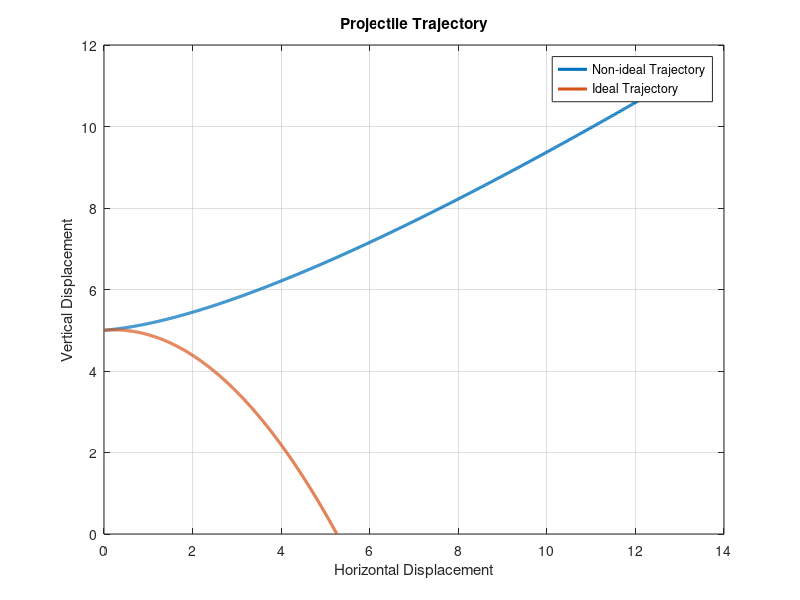

The MATLAB script that drew this image:
function[] = matlab_MP_4()
clc
format short g
height = input('Initial HEIGHT of the projectile ABOVE the ground in meters: ');
velocity = input('Magnitude of the VELOCITY in m/s: ');
theta = input('ANGLE in degrees with respect to the + X-axis at which the projectile is fired: ');
x_acc = input('X-COMPONENT of the acceleration, considering the sign, in m/s^2: ');
y_acc = input('Y-COMPONENT of the acceleration, considering the sign, in m/s^2: ');

if y_acc ==0 
    error('Vertical acceleration must not be zero')
elseif velocity<0
    error('Magnitude of the velocity cannot be zero')
elseif height<0
    error('Initial height nust be from above ground')
end

time = ((velocity*sind(theta)) + sqrt((velocity*sind(theta))^2 + 2*abs(y_acc)*height))/abs(y_acc)
t_vector = linspace(0,time,1000);
    %--ideal time for the trajectory to hit the ground(gravity = -9.8)---%
ideal_time = ((velocity*sind(theta)) + sqrt((velocity*sind(theta))^2 + 2*abs(-9.8)*height))/abs(-9.8);
ideal_tvector = linspace(0,ideal_time,1000);

horizontal_eqn = [(x_acc)/2, velocity*cosd(theta), 0];
vertical_eqn = [(y_acc)/2, velocity*sind(theta), height];                
    %--ideal trajectory of the projectile(the only acceleration is gravity = -9.8)--%
ideal_h_eqn = [velocity*cosd(theta),0];
ideal_v_eqn = [-4.9,velocity*sind(theta),height];

h_vector = polyval(horizontal_eqn,t_vector);
v_vector = polyval(vertical_eqn, t_vector);
    %--vector for the ideal trajectory of the projectile----------------%
ideal_h_vector = polyval(ideal_h_eqn,ideal_tvector);        
ideal_v_vector = polyval(ideal_v_eqn,ideal_tvector);

plot(h_vector,v_vector,'linewidth',2.2)
hold on 
plot(ideal_h_vector,ideal_v_vector,'linewidth',2.2)
grid 
legend('Non-ideal Trajectory','Ideal Trajectory')
xlabel('Horizontal Displacement')
ylabel('Vertical Displacement')
title('Projectile Trajectory')

end
